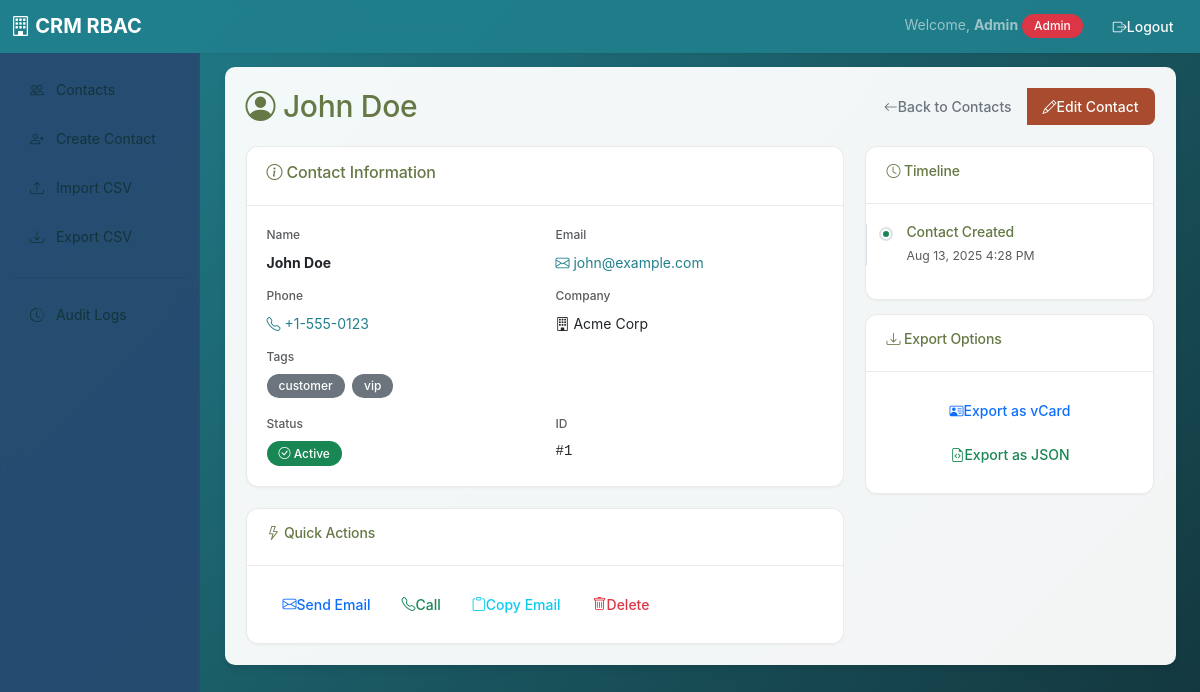
The app's page /index.php?action=contacts.view&id=1 (signed in) with its own data.
### tables this page shows
CREATE TABLE IF NOT EXISTS contacts (
    id INT AUTO_INCREMENT PRIMARY KEY,
    name VARCHAR(120) NOT NULL,
    email VARCHAR(190) NOT NULL,
    phone VARCHAR(25),
    company VARCHAR(150),
    tags JSON NULL,
    created_at DATETIME NOT NULL DEFAULT CURRENT_TIMESTAMP,
    updated_at DATETIME NOT NULL DEFAULT CURRENT_TIMESTAMP ON UPDATE CURRENT_TIMESTAMP,
    deleted_at DATETIME NULL
);

### classes/Controllers/ContactController.php (called while the page is built, shortened)
<?php
class ContactController
{
    private $contactRepository;
    public function __construct(ContactRepository $contactRepository, AuthService $authService, AuditLogger $auditLogger, ContactsCsvService $csvService, int $pageSize = 10)
    {
        $this->contactRepository = $contactRepository;
    }
    public function view(): void
    {
        $id = (int) ($_GET['id'] ?? 0);
        $contact = $this->contactRepository->findById($id, true);
        include 'views/layout.php';
    }
}

### index.php (called while the page is built, shortened)
<?php
$config = require_once 'config.php';
try {
    $database = new Database($config['db']);
    $db = $database->getConnection();
    $authService = new AuthService($db);
    $auditLogger = new AuditLogger($db);
    $userRepository = new UserRepository($db);
    $contactRepository = new ContactRepository($db);
    $csvService = new ContactsCsvService($db, $auditLogger);
    $authController = new AuthController($authService, $userRepository, $auditLogger);
    $contactController = new ContactController($contactRepository, $authService, $auditLogger, $csvService, $config['page_size']);
    $auditController = new AuditController($auditLogger, $authService, $config['page_size']);
    $router = new Router($authService);
    $action = $_GET['action'] ?? 'contacts.list';
    $router->route($action, $authController, $contactController, $auditController);
} catch (Exception $e) {
    error_log($e->getMessage());
    http_response_code(500);
    if ($config['app']['environment'] === 'development') {
        echo "<h1>Error</h1>";
        echo "<p>" . htmlspecialchars($e->getMessage()) . "</p>";
        echo "<pre>" . htmlspecialchars($e->getTraceAsString()) . "</pre>";
    } else {
        echo "<h1>System Error</h1>";
        echo "<p>We're experiencing technical difficulties. Please try again later.</p>";
    }
}

### classes/Repositories/ContactRepository.php (called while the page is built, shortened)
<?php
class ContactRepository
{
    private $db;
    public function __construct(PDO $db)
    {
        $this->db = $db;
    }
    public function findById(int $id, bool $includeDeleted = false): ?array
    {
        $sql = "SELECT * FROM contacts WHERE id = ?";
        $stmt = $this->db->prepare($sql);
        $stmt->execute([$id]);
        $result = $stmt->fetch();
        return $result ?: null;
    }
}

### views/contacts/view.php (the view, shortened to what this page needs)
<div class="d-flex justify-content-between align-items-center mb-4">
    <h1>
        <i class="bi bi-person-circle"></i>
        <?= htmlspecialchars($contact['name']) ?>
    </h1>
    <div class="btn-group">
        <a href="index.php?action=contacts.list" class="btn btn-outline-secondary">
            <i class="bi bi-arrow-left"></i> Back to Contacts
        </a>
        <?php if (isset($_SESSION['user_role']) && in_array($_SESSION['user_role'], ['admin', 'editor']) && !$contact['deleted_at']): ?>
            <a href="index.php?action=contacts.update&id=<?= $contact['id'] ?>" class="btn btn-warning">
                <i class="bi bi-pencil"></i> Edit Contact
            </a>
        <?php endif; ?>
    </div>
</div>
<div class="row">
    <div class="col-lg-8">
        <div class="card">
            <div class="card-header">
                <h5 class="card-title cardTitle">
                    <i class="bi bi-info-circle"></i> Contact Information
                </h5>
            </div>
            <div class="card-body">
                <div class="row">
                    <div class="col-md-6 mb-3">
                        <label class="form-label text-muted">Name</label>
                        <div class="fw-bold"><?= htmlspecialchars($contact['name']) ?></div>
                    </div>
                    <div class="col-md-6 mb-3">
                        <label class="form-label text-muted">Email</label>
                        <div>
                            <a href="mailto:<?= htmlspecialchars($contact['email']) ?>" class="text-decoration-none">
                                <i class="bi bi-envelope"></i> <?= htmlspecialchars($contact['email']) ?>
                            </a>
                        </div>
                    </div>
                </div>
                <div class="row">
                    <div class="col-md-6 mb-3">
                        <label class="form-label text-muted">Phone</label>
                        <div>
                            <?php if (!empty($contact['phone'])): ?>
                                <a href="tel:<?= htmlspecialchars($contact['phone']) ?>" class="text-decoration-none">
                                    <i class="bi bi-telephone"></i> <?= htmlspecialchars($contact['phone']) ?>
                                </a>
                            <?php else: ?>
                                <span class="text-muted">Not provided</span>
                            <?php endif; ?>
                        </div>
                    </div>
                    <div class="col-md-6 mb-3">
                        <label class="form-label text-muted">Company</label>
                        <div>
                            <?php if (!empty($contact['company'])): ?>
                                <i class="bi bi-building"></i> <?= htmlspecialchars($contact['company']) ?>
                            <?php else: ?>
                                <span class="text-muted">Not provided</span>
                            <?php endif; ?>
                        </div>
                    </div>
                </div>
                <div class="mb-3">
                    <label class="form-label text-muted">Tags</label>
                    <div>
                        <?php
                            $tags = $contact['tags'];
                            if (is_string($tags)) {
                                $tagsArray = json_decode($tags, true);
                                $tags = is_array($tagsArray) ? $tagsArray : [];
                            }
                        ?>
                        <?php if (!empty($tags)): ?>
                            <?php foreach ($tags as $tag): ?>
                                <span class="badge bg-secondary me-1 mb-1"><?= htmlspecialchars($tag) ?></span>
                            <?php endforeach; ?>
                        <?php else: ?>
                            <span class="text-muted">No tags</span>
                        <?php endif; ?>
                    </div>
                </div>
                <div class="row">
                    <div class="col-md-6">
                        <label class="form-label text-muted">Status</label>
                        <div>
                            <?php if ($contact['deleted_at']): ?>
                                <span class="badge bg-danger">
                                    <i class="bi bi-trash"></i> Deleted on <?= date('M j, Y g:i A', strtotime($contact['deleted_at'])) ?>
                                </span>
                            <?php else: ?>
                                <span class="badge bg-success">
                                    <i class="bi bi-check-circle"></i> Active
                                </span>
                            <?php endif; ?>
                        </div>
                    </div>
                    <div class="col-md-6">
                        <label class="form-label text-muted">ID</label>
                        <div class="font-monospace">#<?= $contact['id'] ?></div>
                    </div>
                </div>
            </div>
        </div>
        <?php if (!$contact['deleted_at']): ?>
            <div class="card mt-4">
                <div class="card-header">
                    <h6 class="card-title cardTitle">
                        <i class="bi bi-lightning"></i> Quick Actions
                    </h6>
                </div>
                <div class="card-body">
                    <div class="btn-group flex-wrap">
                        <a href="mailto:<?= htmlspecialchars($contact['email']) ?>"
                           class="btn btn-outline-primary">
                            <i class="bi bi-envelope"></i> Send Email
                        </a>
                        <?php if (!empty($contact['phone'])): ?>
                            <a href="tel:<?= htmlspecialchars($contact['phone']) ?>"
                               class="btn btn-outline-success">
                                <i class="bi bi-telephone"></i> Call
                            </a>
                        <?php endif; ?>
                        <button type="button"
                                class="btn btn-outline-info"
                                onclick="copyToClipboard('<?= htmlspecialchars($contact['email']) ?>')">
                            <i class="bi bi-clipboard"></i> Copy Email
                        </button>
                        <?php if (isset($_SESSION['user_role']) && in_array($_SESSION['user_role'], ['admin', 'editor'])): ?>
                            <form method="POST" action="index.php?action=contacts.delete" class="d-inline">
                                <button type="submit" class="btn btn-outline-danger btn-delete">
                                    <i class="bi bi-trash"></i> Delete
                                </button>
                            </form>
                        <?php endif; ?>
                    </div>
                </div>
            </div>
        <?php endif; ?>
    </div>
    <div class="col-lg-4">
        <div class="card">
            <div class="card-header">
                <h6 class="card-title cardTitle">
                    <i class="bi bi-clock"></i> Timeline
                </h6>
            </div>
            <div class="card-body">
                <div class="timeline">
                    <div class="timeline-item mb-3">
                        <div class="timeline-marker bg-success"></div>
                        <div class="timeline-content">
                            <h6 class="mb-1">Contact Created</h6>
                            <small class="text-muted">
                                <?= date('M j, Y g:i A', strtotime($contact['created_at'])) ?>
                            </small>
                        </div>
                    </div>
                </div>
            </div>
        </div>
        <div class="card mt-3">
            <div class="card-header">
                <h6 class="card-title cardTitle">
                    <i class="bi bi-download"></i> Export Options
                </h6>
            </div>
            <div class="card-body">
                <div class="d-grid gap-2">
                    <button type="button"
                            class="btn btn-outline-primary btn-sm"
                            onclick="exportContact('vcard')">
                        <i class="bi bi-person-vcard"></i> Export as vCard
                    </button>
                    <button type="button"
                            class="btn btn-outline-success btn-sm"
                            onclick="exportContact('json')">
                        <i class="bi bi-file-earmark-code"></i> Export as JSON
                    </button>
                </div>
            </div>
        </div>
    </div>
</div>

### views/layout.php (style rules this page uses)
.card { background: rgba(255, 255, 255, 0.95); backdrop-filter: blur(10px); }
.cardTitle { color: #657845; }

### views/contacts/view.php (style rules this page uses)
.timeline { position: relative; padding-left: 20px; }
.timeline-item { position: relative; }
.timeline-marker { position: absolute; left: -25px; top: 5px; width: 10px; height: 10px; border-radius: 50%; border: 2px solid #fff; box-shadow: 0 0 0 2px #dee2e6; }
.timeline::before { content: ''; position: absolute; left: -21px; top: 0; bottom: 0; width: 2px; background: #dee2e6; }
.cardTitle { color: #657845; }

### records on screen
contacts: name "John Doe", email "john@example.com", phone "+1-555-0123", company "Acme Corp", tags "customer", tags "vip", id "1", created_at "Aug 13, 2025 4:28 PM"

### other values on screen
$_SESSION['user_name'] "Admin"
$_SESSION['user_role'] "Admin"
